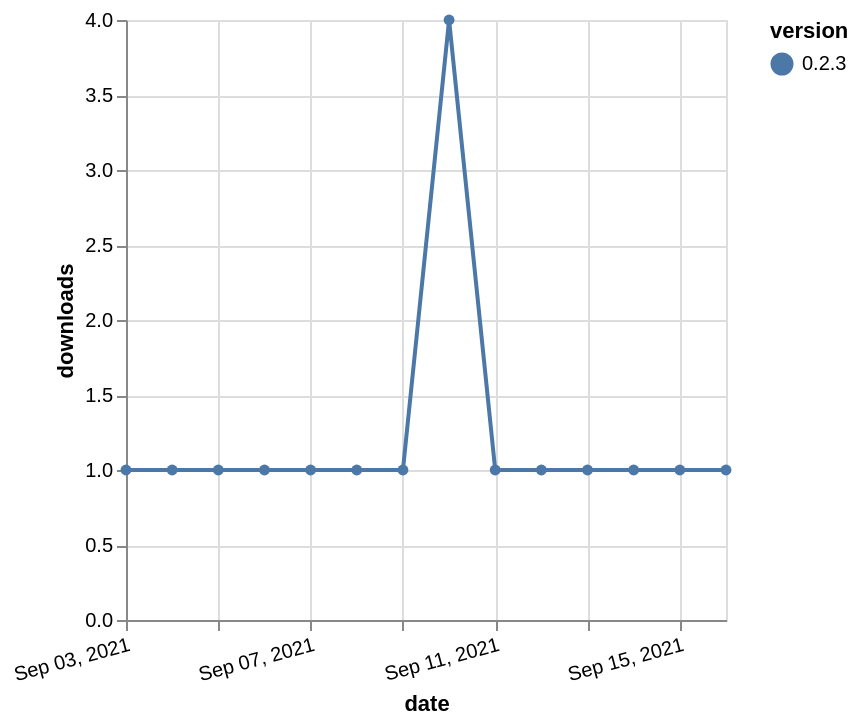

Here is the Vega-Lite specification saved for this chart:
### Vega-Lite specification from a JSON file in a GitHub repository (floating-point values rounded to 4 significant figures)
{"$schema": "https://vega.github.io/schema/vega-lite/v5.json", "description": "A simple bar chart with embedded data.", "data": {"values": [{"date": "2021-09-03", "total": 166, "delta": 1, "version": "0.2.3"}, {"date": "2021-09-04", "total": 167, "delta": 1, "version": "0.2.3"}, {"date": "2021-09-05", "total": 168, "delta": 1, "version": "0.2.3"}, {"date": "2021-09-06", "total": 169, "delta": 1, "version": "0.2.3"}, {"date": "2021-09-07", "total": 170, "delta": 1, "version": "0.2.3"}, {"date": "2021-09-08", "total": 171, "delta": 1, "version": "0.2.3"}, {"date": "2021-09-09", "total": 172, "delta": 1, "version": "0.2.3"}, {"date": "2021-09-10", "total": 176, "delta": 4, "version": "0.2.3"}, {"date": "2021-09-11", "total": 177, "delta": 1, "version": "0.2.3"}, {"date": "2021-09-12", "total": 178, "delta": 1, "version": "0.2.3"}, {"date": "2021-09-13", "total": 179, "delta": 1, "version": "0.2.3"}, {"date": "2021-09-14", "total": 180, "delta": 1, "version": "0.2.3"}, {"date": "2021-09-15", "total": 181, "delta": 1, "version": "0.2.3"}, {"date": "2021-09-16", "total": 182, "delta": 1, "version": "0.2.3"}]}, "width": "container", "mark": {"type": "line", "point": {"filled": true}}, "encoding": {"x": {"field": "date", "type": "temporal", "timeUnit": "yearmonthdate", "title": "date", "axis": {"labelAngle": -15}}, "y": {"field": "delta", "type": "quantitative", "title": "downloads"}, "color": {"field": "version", "type": "nominal"}, "tooltip": {"field": "delta"}}}
